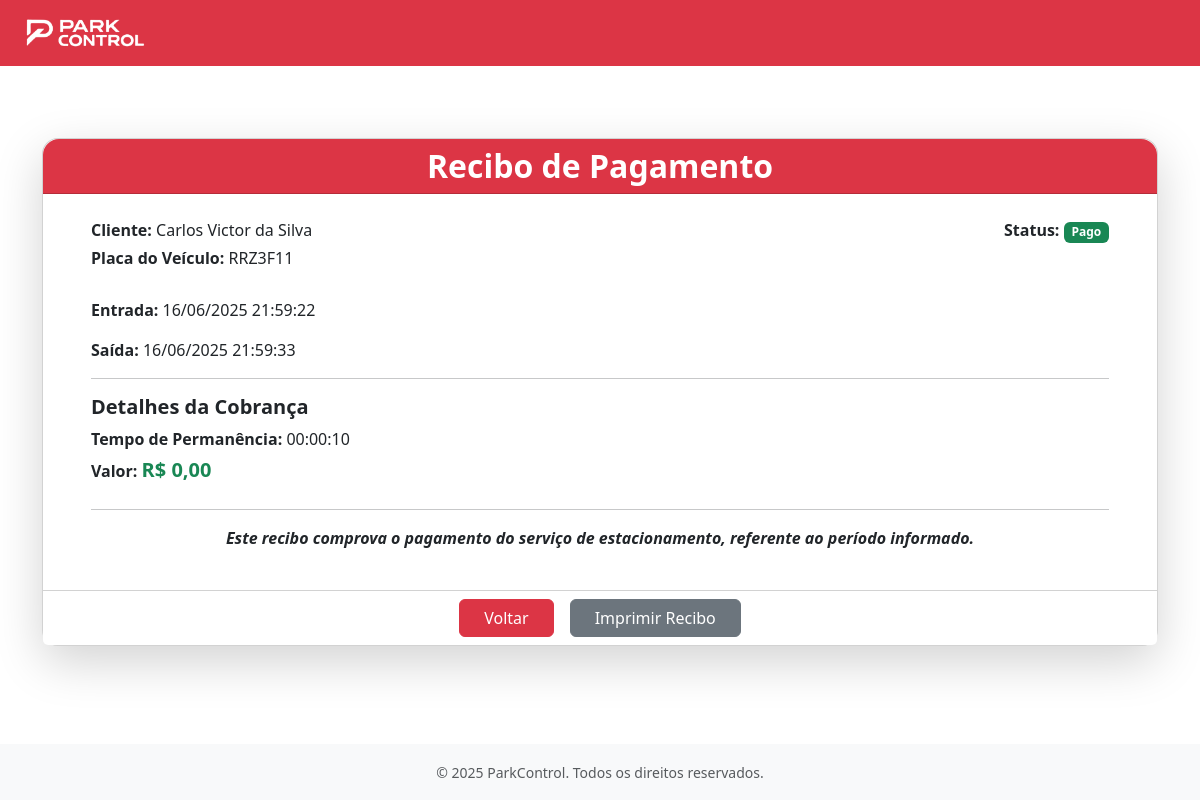
Page /pagamentos/recibo/2/ on the committed database.
### apps/pagamentos/models.py (models this page shows, shortened)
class CobrancaDiaria(models.Model):
    STATUS_CHOICES = [
        ('Pendente', 'Pendente'),
        ('Pago', 'Pago')
    ]
    placa = models.CharField(max_length=10)
    nome = models.CharField(max_length=100, blank=True, null=True)
    data = models.DateField(default=timezone.now)
    valor_total = models.DecimalField(max_digits=8, decimal_places=2)
    status = models.CharField(max_length=10, choices=STATUS_CHOICES, default='Pendente')
    horario_entrada = models.DateTimeField()
    horario_saida = models.DateTimeField()

### apps/vagas/models.py (models this page shows, shortened)
class SaidaVeiculo(models.Model):
    entrada = models.ForeignKey(
        'EntradaVeiculo',
        on_delete=models.CASCADE,
        related_name='saidas'
    )
    placa = models.CharField(
        max_length=10,
        validators=[
            RegexValidator(
                r'^[A-Z]{3}[0-9][A-Z][0-9]{2}$',
                'Placa no formato inválido (ex: ABC1D23 - padrão Mercosul)'
            )
        ]
    )
    tipo_cliente = models.CharField(max_length=12)
    tempo_permanencia = models.DurationField(null=True, blank=True)
    horario_saida = models.DateTimeField(default=timezone.now)
    valor_total = models.DecimalField(max_digits=8, decimal_places=2, null=True, blank=True, default=0)

class EntradaVeiculo(models.Model):
    nome = models.CharField(max_length=100)
    tipo_cliente = models.CharField(max_length=12)
    placa = models.CharField(
        max_length=10,
        validators=[
            RegexValidator(
                r'^[A-Z]{3}[0-9][A-Z][0-9]{2}$',
                'Placa no formato inválido (ex: ABC1D23 - padrão Mercosul)'
            )
        ]
    )
    horario_entrada = models.DateTimeField(default=timezone.now)
    vaga = models.ForeignKey(
    'Vaga',
    on_delete=models.PROTECT,
    related_name='entradas',
    null=True,
    blank=True
    )

### apps/pagamentos/views/views_cobrancaDiaria.py (the view)
# urls.py: path('recibo/<int:cobranca_id>/', views_cobrancaDiaria.emitir_recibo, name='emitir_recibo'),
def emitir_recibo(request, cobranca_id):
    cobranca = get_object_or_404(CobrancaDiaria, id=cobranca_id)
    entrada = None
    saida = None
    from apps.vagas.models import EntradaVeiculo
    entrada = EntradaVeiculo.objects.filter(
        placa__iexact=cobranca.placa,
        horario_entrada=cobranca.horario_entrada
    ).first()
    if entrada:
        saida = SaidaVeiculo.objects.filter(entrada=entrada).first()
    if saida and saida.tempo_permanencia:
        tempo_formatado = formatar_tempo(saida.tempo_permanencia)
    else:
        tempo_formatado = "00:00:00"
    context = {
        'cobranca': cobranca,
        'entrada': entrada,
        'saida': saida,
        'tempo_permanencia_formatado': tempo_formatado,
    }
    return render(request, 'pagamentos/emitir_recibo.html', context)

### apps/pagamentos/views/views_cobrancaDiaria.py (called while the page is built)
def formatar_tempo(tempo):
    total_seconds = int(tempo.total_seconds())
    horas = total_seconds // 3600
    minutos = (total_seconds % 3600) // 60
    segundos = total_seconds % 60
    return f"{horas:02d}:{minutos:02d}:{segundos:02d}"

### apps/pagamentos/templates/pagamentos/emitir_recibo.html (shortened to what this page needs)
{% extends 'base.html' %}
{% load static %}
{% block content %}
<main class="container py-5">
    <div class="card shadow-lg rounded-4">
        <div class="card-header bg-danger text-white rounded-top-4">
            <h2 class="mb-0 fw-bold text-center">Recibo de Pagamento</h2>
        </div>
        <div class="card-body px-5 py-4">
            <div class="row mb-4">
                <div class="col-md-6">
                    <p class="mb-1"><strong>Cliente:</strong> {{ cobranca.nome}}</p>
                    <p class="mb-1"><strong>Placa do Veículo:</strong> {{ cobranca.placa }}</p>
                </div>
                <div class="col-md-6 text-md-end">
                    <p class="mb-1"><strong>Status:</strong>
                        <span class="badge {% if cobranca.status == 'Pago' %}bg-success{% else %}bg-warning{% endif %}">
                            {{ cobranca.status }}
                        </span>
                    </p>
                </div>
            </div>
            <p><strong>Entrada:</strong> {{ saida.entrada.horario_entrada|date:"d/m/Y H:i:s" }}</p>
            <p><strong>Saída:</strong> {{ saida.horario_saida|date:"d/m/Y H:i:s" }}</p>
            <hr>
            <div class="mb-4">
                <h5 class="fw-bold">Detalhes da Cobrança</h5>
                <p class="mb-1"><strong>Tempo de Permanência:</strong> {{ tempo_permanencia_formatado }}</p>
                <p class="mb-1"><strong>Valor:</strong>
                    <span class="fw-bold fs-5 text-success">R$ {{ cobranca.valor_total }}</span>
                </p>
            </div>
            <hr>
            <div class="text-center">
                <p class="fw-semibold fst-italic">
                    Este recibo comprova o pagamento do serviço de estacionamento,
                    referente ao período informado.
                </p>
            </div>
        </div>
        <div class="card-footer bg-white d-flex justify-content-center gap-3">
            <a href="{% url 'frentistas:gerenciar_cobranca_diaria' %}" class="btn btn-danger px-4">
                Voltar
            </a>
            <button class="btn btn-secondary px-4" onclick="window.print()">
                Imprimir Recibo
            </button>
        </div>
    </div>
</main>
{% endblock %}

### rows in the picture
CobrancaDiaria: nome "Carlos Victor da Silva", placa "RRZ3F11", status "Pago", valor_total "0,00"
SaidaVeiculo: entrada.horario_entrada "16/06/2025 21:59:22", horario_saida "16/06/2025 21:59:33"

### other values in the picture
{{ tempo_permanencia_formatado }} "00:00:10"
